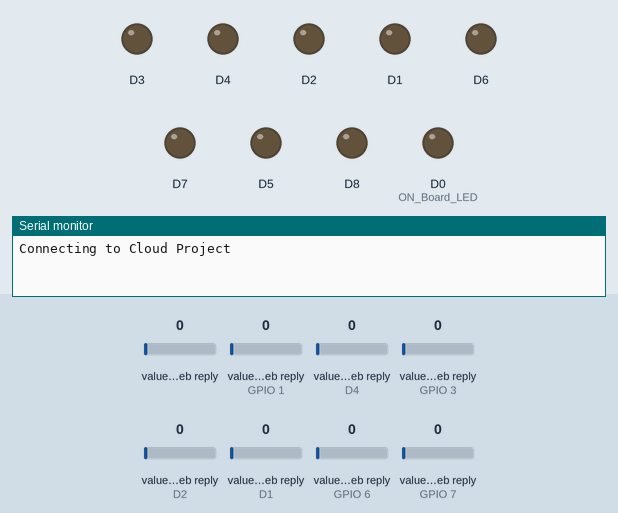
This sketch was run on a simulated ESP8266 (NodeMCU). On the bench: output pins drawn as LEDs (lit = HIGH), the last lines printed to the serial monitor. Inputs (shaded band) come from the test bench; at power-on: value in the web reply 0, value in the web reply (sensors on GPIO 1, D4, GPIO 3, D2, D1, GPIO 6, GPIO 7) 0. WiFi joins after 1.5 s; servers stay silent unless stated; web services answer with replies made up by the test bench.

Above: at 0.2 s.
At 2.8 s:
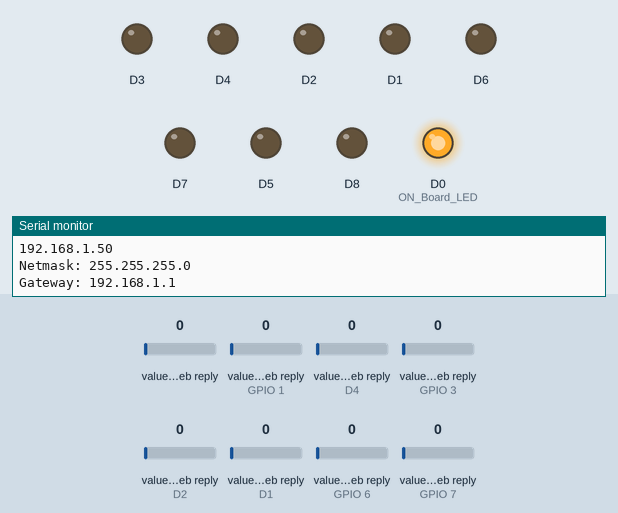
2.9 s: value in the web reply (sensor 0) set to 2
At 4.6 s:
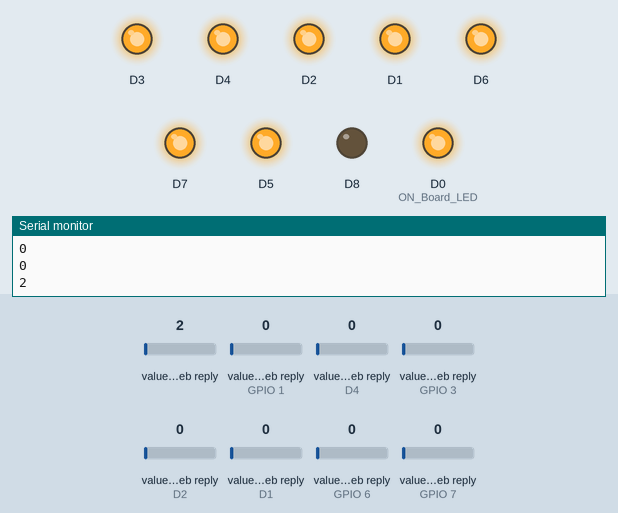
Timing chart, 0 to 6.1 s (numbered marks = the images above; inputs shaded):
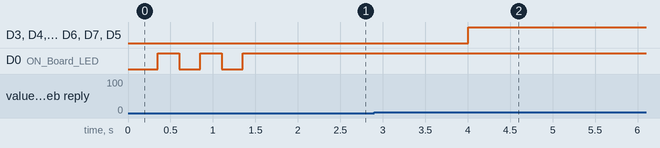

Measured:
- after the input at 2.9 s, D8: stays LOW (without the input it goes to HIGH after 1.1 s)

The sketch:

CloudProject.ino
```cpp
//Welcome to E for Engineer---SUBSCRIBE Now
#include "ThingSpeak.h"
#include <ESP8266WiFi.h>

//Replace your wifi credentials here
const char* ssid     = "Cloud Project";//Replace with your Wifi Name
const char* password = "project1234";// Replace with your wifi Password

//change your channel number here
unsigned long channel = 1277375;//Replace with your own ThingSpeak Account Channle ID

//1,2 and 3 are channel fields. You don't need to change if you are following this tutorial. However, you can modify it according to your application
unsigned int led1 = 1;
unsigned int led2 = 2;
unsigned int led3 = 3;
unsigned int led4 = 4;
unsigned int led5 = 5;
unsigned int led6 = 6;
unsigned int led7 = 7;
unsigned int led8 = 8;


WiFiClient  client;


void setup() {
  Serial.begin(115200);
  delay(100);

  pinMode(D1, OUTPUT);
  pinMode(D2, OUTPUT);
  pinMode(D3, OUTPUT);
  pinMode(D4, OUTPUT);
  pinMode(D5, OUTPUT);
  pinMode(D6, OUTPUT);
  pinMode(D7, OUTPUT);
  pinMode(D8, OUTPUT);

  digitalWrite(D1, 0);
  digitalWrite(D2, 0);
  digitalWrite(D3, 0);
   digitalWrite(D4, 0);
  digitalWrite(D5, 0);
  digitalWrite(D6, 0);
   digitalWrite(D7, 0);
  digitalWrite(D8, 0);

  // We start by connecting to a WiFi network

  Serial.println();
  Serial.println();
  Serial.print("Connecting to ");
  Serial.println(ssid);
  #define ON_Board_LED D0

   pinMode(ON_Board_LED, OUTPUT);
digitalWrite(ON_Board_LED, HIGH);

  WiFi.begin(ssid, password);

  while (WiFi.status() != WL_CONNECTED) {


     digitalWrite(ON_Board_LED, LOW);
    delay(250);
    digitalWrite(ON_Board_LED, HIGH);
    delay(250);
    Serial.print(".");
  }

  Serial.println("");
  Serial.println("WiFi connected");
  Serial.println("IP address: ");
  Serial.println(WiFi.localIP());
  Serial.print("Netmask: ");
  Serial.println(WiFi.subnetMask());
  Serial.print("Gateway: ");
  Serial.println(WiFi.gatewayIP());
  ThingSpeak.begin(client);

}

void loop() {

  //get the last data of the fields
  int led_1 = ThingSpeak.readFloatField(channel, led1);
  int led_2 = ThingSpeak.readFloatField(channel, led2);
  int led_3 = ThingSpeak.readFloatField(channel, led3);
  int led_4 = ThingSpeak.readFloatField(channel, led4);
  int led_5 = ThingSpeak.readFloatField(channel, led5);
  int led_6 = ThingSpeak.readFloatField(channel, led6);
  int led_7 = ThingSpeak.readFloatField(channel, led7);
  int led_8 = ThingSpeak.readFloatField(channel, led8);

  if(led_1 == 1){
    digitalWrite(D1, 0);
    Serial.println("D1 is On..!");
  }
  else if(led_1 == 0){
    digitalWrite(D1, 1);
    Serial.println("D1 is Off..!");
  }

  if(led_2 == 1){
    digitalWrite(D2, 0);
    Serial.println("D2 is On..!");
  }
  else if(led_2 == 0){
    digitalWrite(D2, 1);
    Serial.println("D2 is Off..!");
  }

  if(led_3 == 1){
    digitalWrite(D3, 0);
    Serial.println("D3 is On..!");
  }
  else if(led_3 == 0){
    digitalWrite(D3, 1);
    Serial.println("D3 is Off..!");
  }
  if(led_4 == 1){
    digitalWrite(D4, 0);
    Serial.println("D4 is On..!");
  }
  else if(led_4 == 0){
    digitalWrite(D4, 1);
    Serial.println("D4 is Off..!");
  }
  if(led_5 == 1){
    digitalWrite(D5, 0);
    Serial.println("D5 is On..!");
  }
  else if(led_5 == 0){
    digitalWrite(D5, 1);
    Serial.println("D5 is Off..!");
  }
  if(led_6 == 1){
    digitalWrite(D6, 0);
    Serial.println("D6 is On..!");
  }
  else if(led_6 == 0){
    digitalWrite(D6, 1);
    Serial.println("D6 is Off..!");
  }
   if(led_7 == 1){
    digitalWrite(D7, 0);
    Serial.println("D7 is On..!");
  }
  else if(led_7 == 0){
    digitalWrite(D7, 1);
    Serial.println("D7 is Off..!");
  }
  if(led_8 == 1){
    digitalWrite(D8, 0);
    Serial.println("D8 is On..!");
  }
  else if(led_8 == 0){
    digitalWrite(D8, 1);
    Serial.println("D8 is Off..!");
  }
  Serial.println(led_1);
  Serial.println(led_2);
  Serial.println(led_3);
  Serial.println(led_4);
  Serial.println(led_5);
  Serial.println(led_6);
  Serial.println(led_7);
  Serial.println(led_8);

  delay(5000);

}
```
